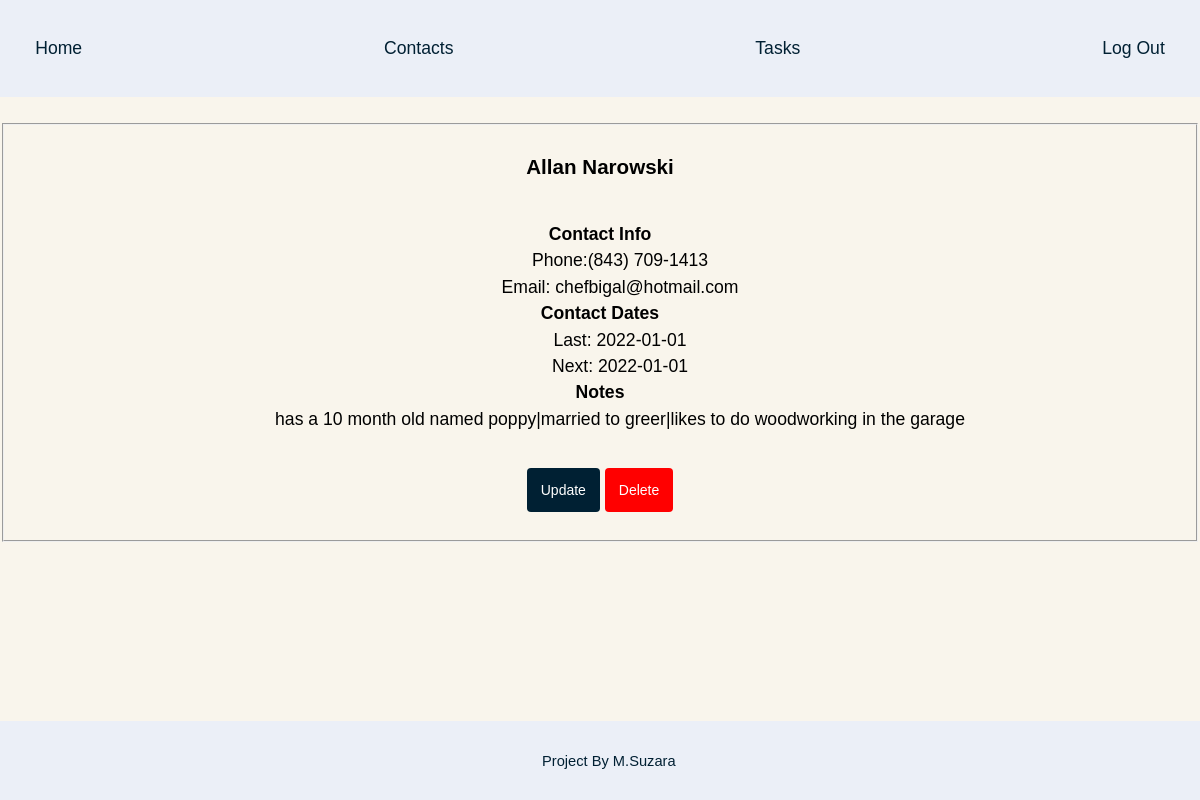
The app's page /contact/contacts/1 (signed in) with its own data.
### app/models.py (models this page shows, shortened)
class Contact(db.Model):
    __tablename__ = "contact"
    id = db.Column(db.Integer, primary_key=True)
    first = db.Column(db.String(64), nullable=False)
    last = db.Column(db.String(64))
    phone = db.Column(db.String(10))
    email = db.Column(db.String(64), index=True)
    frequency = db.Column(db.Integer, nullable=False)
    last_contact = db.Column(db.String(10))
    next_contact = db.Column(db.String(10))
    notes = db.Column(db.String)

### app/cont/views.py (the view)
@cont.route("/contacts/<int:contact_id>", methods=["GET"])
@login_required
def contact_view(contact_id):
    contact = Contact.query.get_or_404(contact_id)
    return render_template("cont/contact.html", contact=contact)

### app/models.py (called while the page is built, shortened)
@login_manager.user_loader
def load_user(user_id):
    return User.query.get(int(user_id))

### app/templates/cont/contact.html
{% extends "base.html" %}
{% block content %}
<br>
<div class="contact-section">
	<fieldset>
		<h3>{{ contact.first.title() }} {{ contact.last.title() }}</h3>
		<dl>
			<dt>Contact Info</dt>
				<dd>Phone:{{ contact.phone }}</dd>
				<dd>Email: {{ contact.email }}</dd>
				{% if contact.frequency > 0 %}
			<dt>Contact Dates</dt>
				<dd>Last: {{ contact.last_contact }}</dd>
				<dd>Next: {{ contact.next_contact }}</dd>
				{% endif %}
			<dt>Notes</dt>
				<dd>{{ contact.notes }}</dd>
		</dl>
			<br>
		<div class="button-wrapper">
			<a href="{{ url_for('cont.update_contact', contact_id=contact.id) }}" class="button button-add">Update</a>
			<a href="{{ url_for('cont.delete_contact', contact_id=contact.id) }}" class="button button-delete">Delete</a>
		</div>
		<br>
	</fieldset>
</div>
{% endblock %}

### app/static/style.css (style rules this page uses)
:root { --gumbo: #5F8884; --just_right: #E0BEB1; --scorpion: #78656C; --deep_fir: #043A14; --black_pearl: #002033; --black_pearl_complement: #331300; --light_gray_cyan: #ebf4f7; --off_white: #F9F5EC; --off_white_complement: #EBEFF7; --hover_orange: #c05139; --alert_yellow: #FFE368; }
body { background-color: var(--off_white); font-family: Arial, Helvetica, sans-serif; font-size: 1.1em; line-height: 1.5; margin: 0; text-align: center; }
h1, h2, h3 { margin: 0; padding: 1em 0; }
.button { border: none; border-radius: 4px; color: white; cursor: pointer; font-size: 14px; padding: 1em; text-decoration: none; width: 10%; }
.button-add { background-color: var(--black_pearl); }
.button-delete { background-color: red; }
dt { font-weight: bold; }

### records on screen
Contact: first "Allan", last "Narowski", phone "(843) 709-1413", email "chefbigal@hotmail.com", last_contact "2022-01-01", next_contact "2022-01-01", notes "has a 10 month old named poppy|married to greer|likes to do woodworking in the garage"
